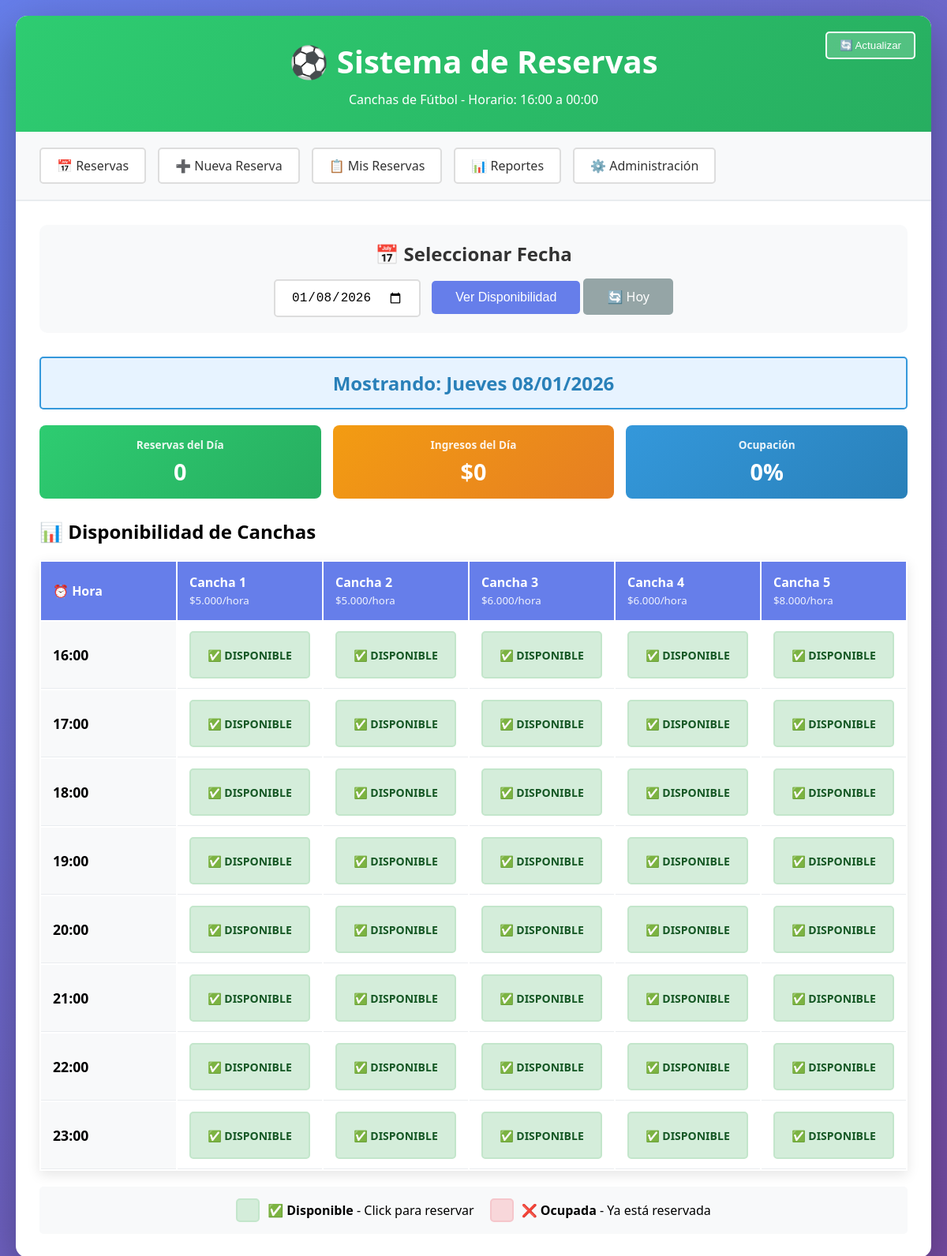
The page / on the database its author committed.
### tables this page shows
CREATE TABLE IF NOT EXISTS `canchas` (
  `id` int NOT NULL AUTO_INCREMENT,
  `nombre` varchar(100) NOT NULL,
  `precio_hora` decimal(10,2) NOT NULL,
  `descripcion` text,
  `activa` tinyint(1) DEFAULT '1',
  `capacidad_jugadores` int DEFAULT NULL,
  `tipo_superficie` enum('cesped_natural','cesped_sintetico','cemento','parquet') DEFAULT 'cesped_sintetico',
  `techada` tinyint(1) DEFAULT '0',
  `created_at` timestamp NULL DEFAULT CURRENT_TIMESTAMP,
  `updated_at` timestamp NULL DEFAULT CURRENT_TIMESTAMP ON UPDATE CURRENT_TIMESTAMP,
  PRIMARY KEY (`id`),
  KEY `idx_activa` (`activa`)
);

### config.php (called while the page is built, shortened)
<?php
function generarHorarios() {
    $horarios = [];
    for ($i = HORA_APERTURA; $i < HORA_CIERRE; $i++) {
        $horarios[] = sprintf("%02d:00", $i);
    }
    return $horarios;
}
function sanitizar($dato) {
    return htmlspecialchars(trim($dato), ENT_QUOTES, 'UTF-8');
}
function formatearMoneda($monto) {
    return SIMBOLO_MONEDA . number_format($monto, 0, ',', '.');
}
?>

### index.php (the view, shortened to what this page needs)
<?php
require_once 'config.php';
$fecha = isset($_GET['fecha']) ? $_GET['fecha'] : date('Y-m-d');
$conn = getConnection();
$stmt = $conn->query("SELECT * FROM canchas WHERE activa = TRUE ORDER BY id");
$canchas = $stmt->fetchAll();
$stmt = $conn->prepare("
    SELECT r.*, c.nombre as cancha_nombre, cl.nombre as cliente_nombre, cl.telefono
    FROM reservas r
    JOIN canchas c ON r.cancha_id = c.id
    JOIN clientes cl ON r.cliente_id = cl.id
    WHERE r.fecha = ? AND r.estado IN ('confirmada', 'pendiente', 'completada')
");
$stmt->execute([$fecha]);
$reservas = $stmt->fetchAll();
$disponibilidad = [];
$horarios = generarHorarios();
$total_reservas_dia = count($reservas);
$ingresos_dia = array_sum(array_column($reservas, 'total'));
$ocupacion = count($reservas);
$total_slots = count($canchas) * count($horarios);
$porcentaje_ocupacion = $total_slots > 0 ? ($ocupacion / $total_slots) * 100 : 0;
?>
<!DOCTYPE html>
<html lang="es">
<head>
</head>
<body>
    <div class="container">
        <div class="header">
            <h1>⚽ Sistema de Reservas</h1>
            <p>Canchas de Fútbol - Horario: 16:00 a 00:00</p>
            <button class="actualizar-btn" onclick="location.reload()">🔄 Actualizar</button>
        </div>
        <div class="nav">
            <a href="index.php">📅 Reservas</a>
            <a href="nueva_reserva.php">➕ Nueva Reserva</a>
            <a href="mis_reservas.php">📋 Mis Reservas</a>
            <a href="reportes.php">📊 Reportes</a>
            <a href="admin.php">⚙️ Administración</a>
        </div>
        <div class="content">
            <div class="fecha-selector">
                <h2>📅 Seleccionar Fecha</h2>
                <form method="GET" style="margin-top: 15px;">
                    <input type="date" name="fecha" value="<?php echo $fecha; ?>" min="<?php echo date('Y-m-d'); ?>" required>
                    <button type="submit" class="btn">Ver Disponibilidad</button>
                    <a href="index.php" class="btn" style="background: #95a5a6; text-decoration: none; display: inline-block;">🔄 Hoy</a>
                </form>
            </div>
            <div class="fecha-actual">
                <h3>Mostrando: <?php
                    $dias_es = ['Domingo', 'Lunes', 'Martes', 'Miércoles', 'Jueves', 'Viernes', 'Sábado'];
                    echo $dias_es[date('w', strtotime($fecha))] . ' ' . date('d/m/Y', strtotime($fecha));
                ?></h3>
            </div>
            <div class="stats-mini">
                <div class="stat-mini" style="background: linear-gradient(135deg, #2ecc71 0%, #27ae60 100%);">
                    <h4>Reservas del Día</h4>
                    <div class="value"><?php echo $total_reservas_dia; ?></div>
                </div>
                <div class="stat-mini" style="background: linear-gradient(135deg, #f39c12 0%, #e67e22 100%);">
                    <h4>Ingresos del Día</h4>
                    <div class="value"><?php echo formatearMoneda($ingresos_dia); ?></div>
                </div>
                <div class="stat-mini" style="background: linear-gradient(135deg, #3498db 0%, #2980b9 100%);">
                    <h4>Ocupación</h4>
                    <div class="value"><?php echo round($porcentaje_ocupacion); ?>%</div>
                </div>
            </div>
            <h2 style="margin-bottom: 15px;">📊 Disponibilidad de Canchas</h2>
            <div class="tabla-reservas">
                <table>
                    <thead>
                        <tr>
                            <th style="min-width: 100px;">⏰ Hora</th>
                            <?php foreach ($canchas as $cancha): ?>
                                <th>
                                    <?php echo sanitizar($cancha['nombre']); ?><br>
                                    <small style="font-weight: normal; opacity: 0.9;">
                                        <?php echo formatearMoneda($cancha['precio_hora']); ?>/hora
                                    </small>
                                </th>
                            <?php endforeach; ?>
                        </tr>
                    </thead>
                    <tbody>
                        <?php foreach ($horarios as $hora): ?>
                            <tr>
                                <td style="font-weight: bold; font-size: 1.1em; background: #f8f9fa;">
                                    <?php echo $hora; ?>
                                </td>
                                <?php foreach ($canchas as $cancha): ?>
                                    <td>
                                        <?php if (isset($disponibilidad[$cancha['id']][$hora])):
                                            $reserva = $disponibilidad[$cancha['id']][$hora];
                                        ?>
                                            <div class="slot ocupado"
                                                 title="Reservado por: <?php echo sanitizar($reserva['cliente_nombre']); ?>"
                                                 data-cancha="<?php echo $cancha['id']; ?>"
                                                 data-fecha="<?php echo $fecha; ?>"
                                                 data-hora="<?php echo $hora; ?>">
                                                ❌ OCUPADA
                                                <?php if ($reserva['estado'] !== 'confirmada'): ?>
                                                    <span class="badge badge-warning"><?php echo strtoupper($reserva['estado']); ?></span>
                                                <?php endif; ?>
                                                <div class="cliente-info">
                                                    <?php echo sanitizar($reserva['cliente_nombre']); ?><br>
                                                    📞 <?php echo sanitizar($reserva['telefono']); ?>
                                                </div>
                                            </div>
                                        <?php else: ?>
                                            <a href="#"
                                               onclick="verificarYReservar(event, <?php echo $cancha['id']; ?>, '<?php echo $fecha; ?>', '<?php echo $hora; ?>')"
                                               style="text-decoration: none; color: inherit;">
                                                <div class="slot disponible"
                                                     title="Click para reservar"
                                                     data-cancha="<?php echo $cancha['id']; ?>"
                                                     data-fecha="<?php echo $fecha; ?>"
                                                     data-hora="<?php echo $hora; ?>">
                                                    ✅ DISPONIBLE
                                                </div>
                                            </a>
                                        <?php endif; ?>
                                    </td>
                                <?php endforeach; ?>
                            </tr>
                        <?php endforeach; ?>
                    </tbody>
                </table>
            </div>
            <div class="legend">
                <div class="legend-item">
                    <div class="legend-color disponible"></div>
                    <span><strong>✅ Disponible</strong> - Click para reservar</span>
                </div>
                <div class="legend-item">
                    <div class="legend-color ocupado"></div>
                    <span><strong>❌ Ocupada</strong> - Ya está reservada</span>
                </div>
            </div>
        </div>
    </div>
</body>
</html>

### index.php (style rules this page uses)
* { margin: 0; padding: 0; box-sizing: border-box; }
body { font-family: 'Segoe UI', Tahoma, Geneva, Verdana, sans-serif; background: linear-gradient(135deg, #667eea 0%, #764ba2 100%); min-height: 100vh; padding: 20px; }
.container { max-width: 1600px; margin: 0 auto; background: white; border-radius: 15px; box-shadow: 0 20px 60px rgba(0,0,0,0.3); overflow: hidden; }
.header { background: linear-gradient(135deg, #2ecc71 0%, #27ae60 100%); color: white; padding: 30px; text-align: center; position: relative; }
.header h1 { font-size: 2.5em; margin-bottom: 10px; }
.actualizar-btn { position: absolute; top: 20px; right: 20px; background: rgba(255,255,255,0.2); color: white; border: 2px solid white; padding: 8px 16px; border-radius: 5px; cursor: pointer; transition: all 0.3s; }
.nav { display: flex; gap: 15px; padding: 20px 30px; background: #f8f9fa; border-bottom: 2px solid #e9ecef; flex-wrap: wrap; }
.nav a { padding: 10px 20px; background: white; color: #333; text-decoration: none; border-radius: 5px; border: 2px solid #ddd; transition: all 0.3s; }
.content { padding: 30px; }
.fecha-selector { text-align: center; margin-bottom: 30px; padding: 20px; background: #f8f9fa; border-radius: 10px; }
.fecha-selector h2 { margin-bottom: 15px; color: #333; }
.fecha-selector input { padding: 12px 20px; font-size: 16px; border: 2px solid #ddd; border-radius: 5px; margin-right: 10px; }
.btn { padding: 12px 30px; background: #667eea; color: white; border: none; border-radius: 5px; cursor: pointer; font-size: 16px; transition: all 0.3s; }
.stats-mini { display: grid; grid-template-columns: repeat(auto-fit, minmax(200px, 1fr)); gap: 15px; margin-bottom: 25px; }
.stat-mini { background: linear-gradient(135deg, #667eea 0%, #764ba2 100%); color: white; padding: 15px; border-radius: 8px; text-align: center; }
.stat-mini h4 { font-size: 0.85em; margin-bottom: 5px; opacity: 0.9; }
.stat-mini .value { font-size: 1.8em; font-weight: bold; }
.tabla-reservas { width: 100%; border-collapse: collapse; margin-top: 20px; box-shadow: 0 5px 15px rgba(0,0,0,0.1); overflow-x: auto; display: block; }
.tabla-reservas table { width: 100%; min-width: 800px; }
.tabla-reservas th { background: #667eea; color: white; padding: 15px; text-align: left; font-weight: 600; position: sticky; top: 0; z-index: 10; }
.tabla-reservas td { padding: 12px 15px; border-bottom: 1px solid #e9ecef; min-width: 150px; }
.slot { padding: 10px; text-align: center; border-radius: 5px; font-size: 14px; font-weight: 600; cursor: pointer; transition: all 0.3s; min-height: 60px; display: flex; flex-direction: column; justify-content: center; position: relative; }
.disponible { background: #d4edda; color: #155724; border: 2px solid #c3e6cb; }
.ocupado { background: #f8d7da; color: #721c24; border: 2px solid #f5c6cb; cursor: not-allowed; }
.legend { display: flex; gap: 20px; justify-content: center; margin-top: 20px; padding: 15px; background: #f8f9fa; border-radius: 5px; flex-wrap: wrap; }
.legend-item { display: flex; align-items: center; gap: 10px; }
.legend-color { width: 30px; height: 30px; border-radius: 5px; }
.fecha-actual { background: #e7f3ff; padding: 15px; border-radius: 5px; margin-bottom: 20px; text-align: center; border: 2px solid #3498db; }
.fecha-actual h3 { color: #2980b9; font-size: 1.5em; }

### rows shown on the page
canchas: nombre "Cancha 1", precio_hora "$5.000"
canchas: nombre "Cancha 2", precio_hora "$5.000"
canchas: nombre "Cancha 3", precio_hora "$6.000"
canchas: nombre "Cancha 4", precio_hora "$6.000"
canchas: nombre "Cancha 5", precio_hora "$8.000"

### other values the page prints
$dias_es[date('w', strtotime($fecha))] "Jueves"
date('d/m/Y', strtotime($fecha)) "08/01/2026"
$total_reservas_dia "0"
formatearMoneda($ingresos_dia) "$0"
$porcentaje_ocupacion "0"
$hora "16:00"
$hora "17:00"
$hora "18:00"
$hora "19:00"
$hora "20:00"
$hora "21:00"
$hora "22:00"
$hora "23:00"
